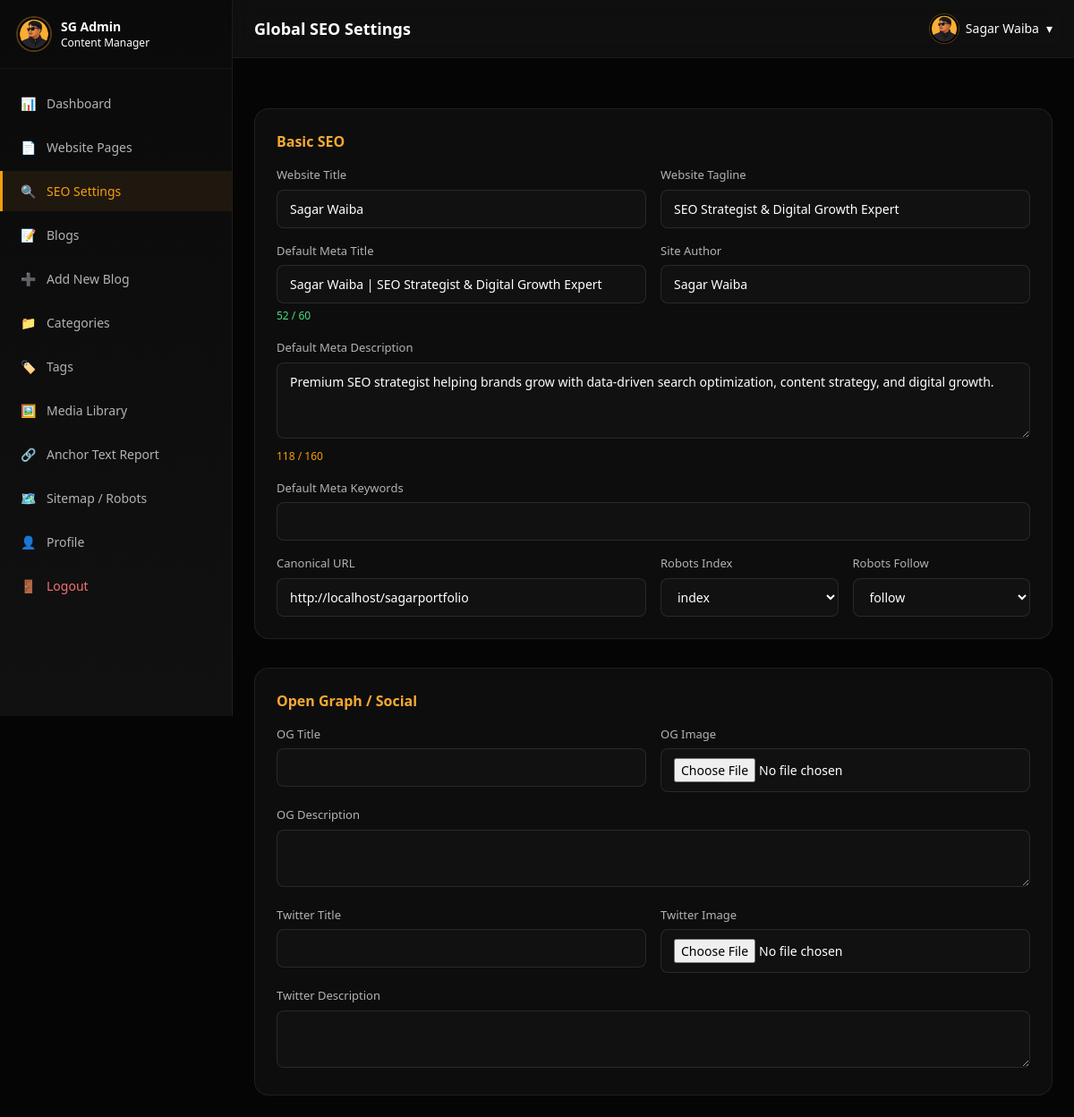
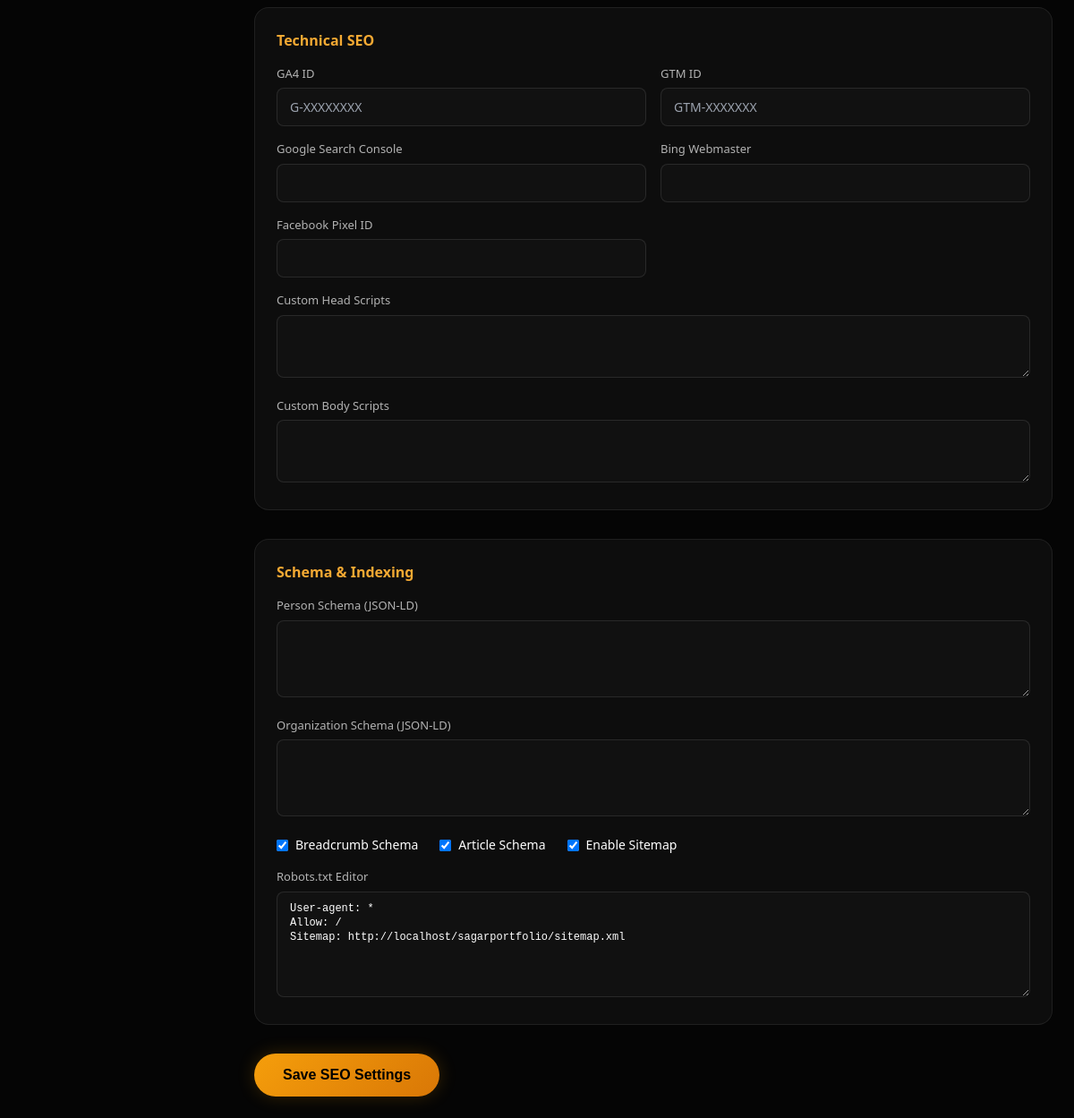
The app's page /admin/seo/settings.php (signed in) with its own data (2 pictures, top to bottom).
### tables this page shows
CREATE TABLE IF NOT EXISTS seo_settings (
    id INT UNSIGNED AUTO_INCREMENT PRIMARY KEY,
    website_title VARCHAR(255) DEFAULT 'Sagar Waiba',
    website_tagline VARCHAR(255) DEFAULT 'SEO Strategist & Digital Growth Expert',
    default_meta_title VARCHAR(255) NULL,
    default_meta_description TEXT NULL,
    default_meta_keywords TEXT NULL,
    site_author VARCHAR(150) NULL,
    canonical_url VARCHAR(255) NULL,
    robots_index ENUM('index','noindex') DEFAULT 'index',
    robots_follow ENUM('follow','nofollow') DEFAULT 'follow',
    og_title VARCHAR(255) NULL,
    og_description TEXT NULL,
    og_image VARCHAR(255) NULL,
    twitter_title VARCHAR(255) NULL,
    twitter_description TEXT NULL,
    twitter_image VARCHAR(255) NULL,
    twitter_card_type VARCHAR(50) DEFAULT 'summary_large_image',
    ga4_id VARCHAR(50) NULL,
    gtm_id VARCHAR(50) NULL,
    gsc_verification VARCHAR(255) NULL,
    bing_verification VARCHAR(255) NULL,
    facebook_pixel_id VARCHAR(50) NULL,
    custom_head_scripts TEXT NULL,
    custom_body_scripts TEXT NULL,
    person_schema JSON NULL,
    organization_schema JSON NULL,
    website_schema JSON NULL,
    breadcrumb_schema TINYINT(1) DEFAULT 1,
    article_schema TINYINT(1) DEFAULT 1,
    local_business_schema JSON NULL,
    sitemap_enabled TINYINT(1) DEFAULT 1,
    robots_txt TEXT NULL,
    created_at TIMESTAMP DEFAULT CURRENT_TIMESTAMP,
    updated_at TIMESTAMP DEFAULT CURRENT_TIMESTAMP ON UPDATE CURRENT_TIMESTAMP
);

### app/Services/SeoService.php (called while the page is built, shortened)
<?php
class SeoService
{
    public static function getGlobalSettings(): array
    {
        $db = get_db();
        $stmt = $db->query('SELECT * FROM seo_settings ORDER BY id ASC LIMIT 1');
        $settings = $stmt->fetch();
        return $settings ?: [];
    }
}

### app/Core/helpers.php (called while the page is built, shortened)
<?php
require_once __DIR__ . '/../Services/SeoService.php';
function e(?string $value): string
{
    return htmlspecialchars($value ?? '', ENT_QUOTES, 'UTF-8');
}

### admin/seo/settings.php (the view, shortened to what this page needs)
<?php
require_once __DIR__ . '/../includes/header.php';
try {
    $settings = SeoService::getGlobalSettings();
} catch (Exception $e) {
    echo '<div class="sg-card p-4"><a href="' . base_url('install.php') . '" class="text-accent">Run installer first</a></div>';
    require_once __DIR__ . '/../includes/footer.php';
    exit;
}
$s = $settings;
?>
<form method="POST" enctype="multipart/form-data" class="space-y-8">
    <div class="sg-card p-6">
        <h3 class="font-heading font-bold text-accent mb-4">Basic SEO</h3>
        <div class="grid grid-cols-1 md:grid-cols-2 gap-4">
            <div><label class="sg-form-label">Website Title</label><input name="website_title" value="<?= e($s['website_title']) ?>" class="sg-form-input"></div>
            <div><label class="sg-form-label">Website Tagline</label><input name="website_tagline" value="<?= e($s['website_tagline']) ?>" class="sg-form-input"></div>
            <div><label class="sg-form-label">Default Meta Title</label><input name="default_meta_title" id="global_meta_title" value="<?= e($s['default_meta_title']) ?>" class="sg-form-input"><span data-char-counter="#global_meta_title" data-min="30" data-max="60" class="sg-char-counter text-xs"></span></div>
            <div><label class="sg-form-label">Site Author</label><input name="site_author" value="<?= e($s['site_author']) ?>" class="sg-form-input"></div>
            <div class="md:col-span-2"><label class="sg-form-label">Default Meta Description</label><textarea name="default_meta_description" id="global_meta_description" rows="3" class="sg-form-input"><?= e($s['default_meta_description']) ?></textarea><span data-char-counter="#global_meta_description" data-min="120" data-max="160" class="sg-char-counter text-xs"></span></div>
            <div class="md:col-span-2"><label class="sg-form-label">Default Meta Keywords</label><input name="default_meta_keywords" value="<?= e($s['default_meta_keywords']) ?>" class="sg-form-input"></div>
            <div><label class="sg-form-label">Canonical URL</label><input name="canonical_url" value="<?= e($s['canonical_url']) ?>" class="sg-form-input"></div>
            <div class="flex gap-4">
                <div class="flex-1"><label class="sg-form-label">Robots Index</label><select name="robots_index" class="sg-form-input"><option value="index" <?= $s['robots_index']==='index'?'selected':'' ?>>index</option><option value="noindex" <?= $s['robots_index']==='noindex'?'selected':'' ?>>noindex</option></select></div>
                <div class="flex-1"><label class="sg-form-label">Robots Follow</label><select name="robots_follow" class="sg-form-input"><option value="follow" <?= $s['robots_follow']==='follow'?'selected':'' ?>>follow</option><option value="nofollow" <?= $s['robots_follow']==='nofollow'?'selected':'' ?>>nofollow</option></select></div>
            </div>
        </div>
    </div>
    <div class="sg-card p-6">
        <h3 class="font-heading font-bold text-accent mb-4">Open Graph / Social</h3>
        <div class="grid grid-cols-1 md:grid-cols-2 gap-4">
            <div><label class="sg-form-label">OG Title</label><input name="og_title" value="<?= e($s['og_title']) ?>" class="sg-form-input"></div>
            <div><label class="sg-form-label">OG Image</label><input type="file" name="og_image" accept="image/*" class="sg-form-input"><input type="hidden" name="og_image_current" value="<?= e($s['og_image']) ?>"></div>
            <div class="md:col-span-2"><label class="sg-form-label">OG Description</label><textarea name="og_description" rows="2" class="sg-form-input"><?= e($s['og_description']) ?></textarea></div>
            <div><label class="sg-form-label">Twitter Title</label><input name="twitter_title" value="<?= e($s['twitter_title']) ?>" class="sg-form-input"></div>
            <div><label class="sg-form-label">Twitter Image</label><input type="file" name="twitter_image" accept="image/*" class="sg-form-input"><input type="hidden" name="twitter_image_current" value="<?= e($s['twitter_image']) ?>"></div>
            <div class="md:col-span-2"><label class="sg-form-label">Twitter Description</label><textarea name="twitter_description" rows="2" class="sg-form-input"><?= e($s['twitter_description']) ?></textarea></div>
        </div>
    </div>
    <div class="sg-card p-6">
        <h3 class="font-heading font-bold text-accent mb-4">Technical SEO</h3>
        <div class="grid grid-cols-1 md:grid-cols-2 gap-4">
            <div><label class="sg-form-label">GA4 ID</label><input name="ga4_id" value="<?= e($s['ga4_id']) ?>" class="sg-form-input" placeholder="G-XXXXXXXX"></div>
            <div><label class="sg-form-label">GTM ID</label><input name="gtm_id" value="<?= e($s['gtm_id']) ?>" class="sg-form-input" placeholder="GTM-XXXXXXX"></div>
            <div><label class="sg-form-label">Google Search Console</label><input name="gsc_verification" value="<?= e($s['gsc_verification']) ?>" class="sg-form-input"></div>
            <div><label class="sg-form-label">Bing Webmaster</label><input name="bing_verification" value="<?= e($s['bing_verification']) ?>" class="sg-form-input"></div>
            <div><label class="sg-form-label">Facebook Pixel ID</label><input name="facebook_pixel_id" value="<?= e($s['facebook_pixel_id']) ?>" class="sg-form-input"></div>
            <div class="md:col-span-2"><label class="sg-form-label">Custom Head Scripts</label><textarea name="custom_head_scripts" rows="3" class="sg-form-input font-mono text-xs"><?= e($s['custom_head_scripts']) ?></textarea></div>
            <div class="md:col-span-2"><label class="sg-form-label">Custom Body Scripts</label><textarea name="custom_body_scripts" rows="3" class="sg-form-input font-mono text-xs"><?= e($s['custom_body_scripts']) ?></textarea></div>
        </div>
    </div>
    <div class="sg-card p-6">
        <h3 class="font-heading font-bold text-accent mb-4">Schema & Indexing</h3>
        <div class="grid grid-cols-1 gap-4">
            <div><label class="sg-form-label">Person Schema (JSON-LD)</label><textarea name="person_schema" rows="4" class="sg-form-input font-mono text-xs"><?= e($s['person_schema']) ?></textarea></div>
            <div><label class="sg-form-label">Organization Schema (JSON-LD)</label><textarea name="organization_schema" rows="4" class="sg-form-input font-mono text-xs"><?= e($s['organization_schema']) ?></textarea></div>
            <div class="flex flex-wrap gap-6">
                <label class="flex items-center gap-2 text-sm"><input type="checkbox" name="breadcrumb_schema" value="1" <?= $s['breadcrumb_schema']?'checked':'' ?>> Breadcrumb Schema</label>
                <label class="flex items-center gap-2 text-sm"><input type="checkbox" name="article_schema" value="1" <?= $s['article_schema']?'checked':'' ?>> Article Schema</label>
                <label class="flex items-center gap-2 text-sm"><input type="checkbox" name="sitemap_enabled" value="1" <?= $s['sitemap_enabled']?'checked':'' ?>> Enable Sitemap</label>
            </div>
            <div><label class="sg-form-label">Robots.txt Editor</label><textarea name="robots_txt" rows="6" class="sg-form-input font-mono text-xs"><?= e($s['robots_txt']) ?></textarea></div>
        </div>
    </div>
    <button type="submit" class="sg-btn-primary">Save SEO Settings</button>
</form>
<?php require_once __DIR__ . '/../includes/footer.php'; ?>

### assets/css/style.css (style rules this page uses)
:root { --sg-primary: #080808; --sg-accent: #f59e0b; --sg-accent-light: #fbbf24; --sg-accent-dark: #d97706; --sg-text-primary: #f5f5f5; --sg-text-muted: #9ca3af; --sg-border: rgba(255,255,255,0.08); --sg-border-amber: rgba(245,158,11,0.32); --sg-glow: rgba(245,158,11,0.25); --sg-card: rgba(18,18,18,0.7); }
.sg-card { background: var(--sg-card); border: 1px solid var(--sg-border); border-radius: 16px; backdrop-filter: blur(12px); transition: all 0.3s cubic-bezier(0.4, 0, 0.2, 1); }
.sg-btn-primary { display: inline-flex; align-items: center; justify-content: center; padding: 0.75rem 2rem; border-radius: 9999px; background: linear-gradient(135deg, var(--sg-accent), var(--sg-accent-dark)); color: #000; font-weight: 700; font-family: 'DM Sans', sans-serif; transition: all 0.3s ease; box-shadow: 0 0 20px rgba(245,158,11,0.2); }
.sg-admin-body { background: #050505; min-height: 100vh; }
.sg-form-input { width: 100%; background: #111; border: 1px solid rgba(255,255,255,0.1); border-radius: 8px; padding: 0.625rem 0.875rem; color: #fff; font-size: 0.875rem; transition: border-color 0.2s; }
.sg-form-label { display: block; font-size: 0.8125rem; font-weight: 500; color: #B3B3B3; margin-bottom: 0.375rem; }
.sg-char-counter.good { color: #4ade80; }
.sg-char-counter.warn { color: var(--sg-accent); }

### records on screen
seo_settings: website_title "Sagar Waiba", website_tagline "SEO Strategist & Digital Growth Expert", default_meta_title "Sagar Waiba | SEO Strategist & Digital Growth Expert", site_author "Sagar Waiba", default_meta_description "Premium SEO strategist helping brands grow with data-driven search optimization, content strategy, and digital growth.", canonical_url "http://localhost/sagarportfolio", robots_index "index", robots_follow "follow", breadcrumb_schema "☑", article_schema "☑", sitemap_enabled "☑", robots_txt "User-agent: * Allow: / Sitemap: http://localhost/sagarportfolio/sitemap.xml"

### other values on screen
$icon "📊"
$label "Dashboard"
$icon "📄"
$label "Website Pages"
$icon "🔍"
$label "SEO Settings"
$icon "📝"
$label "Blogs"
$icon "➕"
$label "Add New Blog"
$icon "📁"
$label "Categories"
$icon "🏷️"
$label "Tags"
$icon "🖼️"
